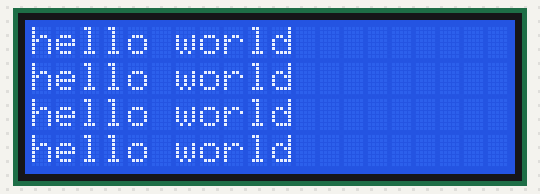
Recording of a program running on a simulated Raspberry Pi (BCM pin numbers). Parts: 20×4 character LCD. Library files of the repository ran but are not shown: i2c_driver.py. At 0.4 s the program stops and its outputs stay as they are.

Above: at 0.4 s.

The program:

example.py
```python
import i2c_driver

my_lcd = i2c_driver.lcd()

my_lcd.lcd_clear()

my_lcd.lcd_display_string("hello world", 1)
my_lcd.lcd_display_string("hello world", 2)
my_lcd.lcd_display_string("hello world", 3)
my_lcd.lcd_display_string("hello world", 4)
```
